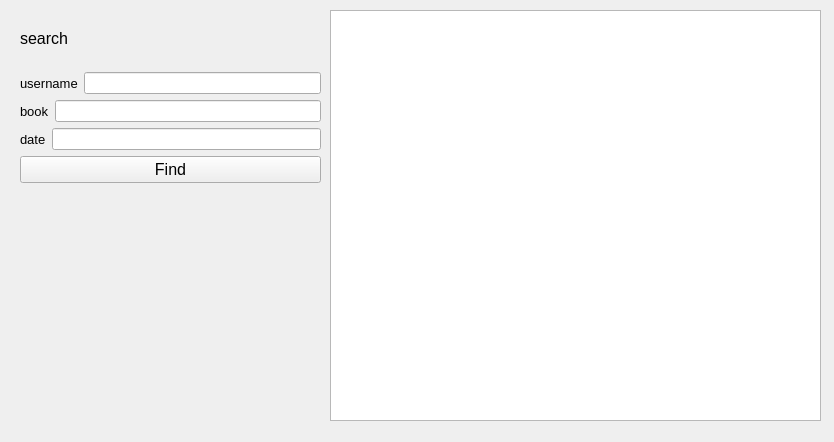
<?xml version="1.0" encoding="UTF-8"?>
<ui version="4.0">
 <class>bookdata</class>
 <widget class="QWidget" name="bookdata">
  <property name="geometry">
   <rect>
    <x>0</x>
    <y>0</y>
    <width>834</width>
    <height>442</height>
   </rect>
  </property>
  <property name="windowTitle">
   <string>Form</string>
  </property>
  <widget class="QTableView" name="tableView">
   <property name="geometry">
    <rect>
     <x>330</x>
     <y>10</y>
     <width>491</width>
     <height>411</height>
    </rect>
   </property>
  </widget>
  <widget class="QWidget" name="">
   <property name="geometry">
    <rect>
     <x>20</x>
     <y>10</y>
     <width>301</width>
     <height>173</height>
    </rect>
   </property>
   <layout class="QVBoxLayout" name="verticalLayout">
    <item>
     <widget class="QLabel" name="label_4">
      <property name="font">
       <font>
        <pointsize>12</pointsize>
       </font>
      </property>
      <property name="text">
       <string>search</string>
      </property>
     </widget>
    </item>
    <item>
     <layout class="QHBoxLayout" name="horizontalLayout">
      <item>
       <widget class="QLabel" name="label">
        <property name="font">
         <font>
          <pointsize>10</pointsize>
         </font>
        </property>
        <property name="text">
         <string>username</string>
        </property>
       </widget>
      </item>
      <item>
       <widget class="QLineEdit" name="txtusername"/>
      </item>
     </layout>
    </item>
    <item>
     <layout class="QHBoxLayout" name="horizontalLayout_2">
      <item>
       <widget class="QLabel" name="label_2">
        <property name="font">
         <font>
          <pointsize>10</pointsize>
         </font>
        </property>
        <property name="text">
         <string>book</string>
        </property>
       </widget>
      </item>
      <item>
       <widget class="QLineEdit" name="txtbook"/>
      </item>
     </layout>
    </item>
    <item>
     <layout class="QHBoxLayout" name="horizontalLayout_3">
      <item>
       <widget class="QLabel" name="label_3">
        <property name="font">
         <font>
          <pointsize>10</pointsize>
         </font>
        </property>
        <property name="text">
         <string>date</string>
        </property>
       </widget>
      </item>
      <item>
       <widget class="QLineEdit" name="txtdate"/>
      </item>
     </layout>
    </item>
    <item>
     <widget class="QPushButton" name="btnfind">
      <property name="font">
       <font>
        <pointsize>12</pointsize>
       </font>
      </property>
      <property name="text">
       <string>Find</string>
      </property>
     </widget>
    </item>
   </layout>
  </widget>
 </widget>
 <resources/>
 <connections/>
</ui>
